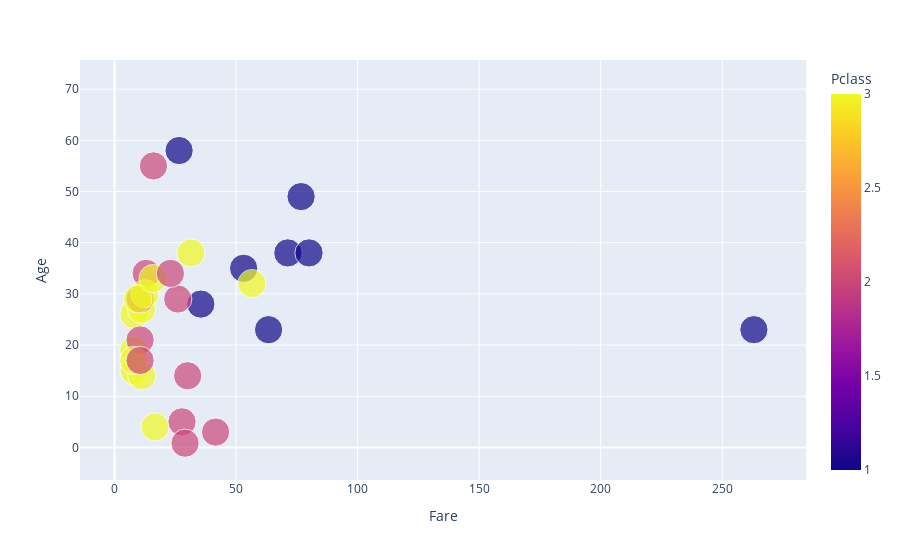

The code cell stored with this chart in its notebook:
### Markdown cell above
## Plotly

- This library is ideal for interactive graphs making it easier for users to disect data points. 
- It can also create similar charts as Matplotlib and Seaborn such as line plots, scatter plots, area charts, bar charts, etc. 

- Plotly Express is one of the easiest functions to use requiring less code to execute.

### Code cell
#Creating a scatterplot of Age, Fare, Pclass, Survived
fig = px.scatter(data[:100],
          x='Fare',
          y='Age',
          color='Pclass',
          size='Survived')
fig.show()

### Figure 1 — Plotly figure (JSON) as saved in the notebook; plotly's stock layout.template omitted (floating-point values rounded to 4 significant figures)
{"data": [{"hovertemplate": "Fare=%{x}<br>Age=%{y}<br>Survived=%{marker.size}<br>Pclass=%{marker.color}<extra></extra>", "legendgroup": "", "marker": {"color": [3, 1, 3, 1, 3, 3, 1, 3, 3, 2, 3, 1, 3, 3, 3, 2, 3, 2, 3, 3, 2, 2, 3, 1, 3, 3, 3, 1, 3, 3, 1, 1, 3, 2, 1, 1, 3, 3, 3, 3, 3, 2, 3, 2, 3, 3, 3, 3, 3, 3, 3, 3, 1, 2, 1, 1, 2, 3, 2, 3, 3, 1, 1, 3, 1, 3, 2, 3, 3, 3, 2, 3, 2, 3, 3, 3, 3, 3, 2, 3, 3, 3, 3, 1, 2, 3, 3, 3, 1, 3, 3, 3, 1, 3, 3, 3, 1, 1, 2, 2], "coloraxis": "coloraxis", "size": [0, 1, 1, 1, 0, 0, 0, 0, 1, 1, 1, 1, 0, 0, 0, 1, 0, 1, 0, 1, 0, 1, 1, 1, 0, 1, 0, 0, 1, 0, 0, 1, 1, 0, 0, 0, 1, 0, 0, 1, 0, 0, 0, 1, 1, 0, 0, 1, 0, 0, 0, 0, 1, 1, 0, 1, 1, 0, 1, 0, 0, 1, 0, 0, 0, 1, 1, 0, 1, 0, 0, 0, 0, 0, 1, 0, 0, 0, 1, 1, 0, 1, 1, 0, 1, 1, 0, 0, 1, 0, 0, 0, 0, 0, 0, 0, 0, 1, 1, 0], "sizemode": "area", "sizeref": 0.0025, "symbol": "circle"}, "mode": "markers", "name": "", "orientation": "v", "showlegend": false, "type": "scatter", "x": [7.25, 71.28, 7.925, 53.1, 8.05, 8.458, 51.86, 21.07, 11.13, 30.07, 16.7, 26.55, 8.05, 31.27, 7.854, 16, 29.12, 13, 18, 7.225, 26, 13, 8.029, 35.5, 21.07, 31.39, 7.225, 263, 7.879, 7.896, 27.72, 146.5, 7.75, 10.5, 82.17, 52, 7.229, 8.05, 18, 11.24, 9.475, 21, 7.896, 41.58, 7.879, 8.05, 15.5, 7.75, 21.68, 17.8, 39.69, 7.8, 76.73, 26, 61.98, 35.5, 10.5, 7.229, 27.75, 46.9, 7.229, 80, 83.47, 27.9, 27.72, 15.25, 10.5, 8.158, 7.925, 8.662, 10.5, 46.9, 73.5, 14.45, 56.5, 7.65, 7.896, 8.05, 29, 12.47, 9, 9.5, 7.787, 47.1, 10.5, 15.85, 34.38, 8.05, 263, 8.05, 8.05, 7.854, 61.17, 20.57, 7.25, 8.05, 34.65, 63.36, 23, 26], "xaxis": "x", "y": [22, 38, 26, 35, 35, null, 54, 2, 27, 14, 4, 58, 20, 39, 14, 55, 2, null, 31, null, 35, 34, 15, 28, 8, 38, null, 19, null, null, 40, null, null, 66, 28, 42, null, 21, 18, 14, 40, 27, null, 3, 19, null, null, null, null, 18, 7, 21, 49, 29, 65, null, 21, 28.5, 5, 11, 22, 38, 45, 4, null, null, 29, 19, 17, 26, 32, 16, 21, 26, 32, 25, null, null, 0.83, 30, 22, 29, null, 28, 17, 33, 16, null, 23, 24, 29, 20, 46, 26, 59, null, 71, 23, 34, 34], "yaxis": "y"}], "layout": {"coloraxis": {"colorbar": {"title": {"text": "Pclass"}}, "colorscale": [[0, "#0d0887"], [0.1111, "#46039f"], [0.2222, "#7201a8"], [0.3333, "#9c179e"], [0.4444, "#bd3786"], [0.5556, "#d8576b"], [0.6667, "#ed7953"], [0.7778, "#fb9f3a"], [0.8889, "#fdca26"], [1, "#f0f921"]]}, "legend": {"itemsizing": "constant", "tracegroupgap": 0}, "margin": {"t": 60}, "xaxis": {"anchor": "y", "domain": [0, 1], "title": {"text": "Fare"}}, "yaxis": {"anchor": "x", "domain": [0, 1], "title": {"text": "Age"}}}}
